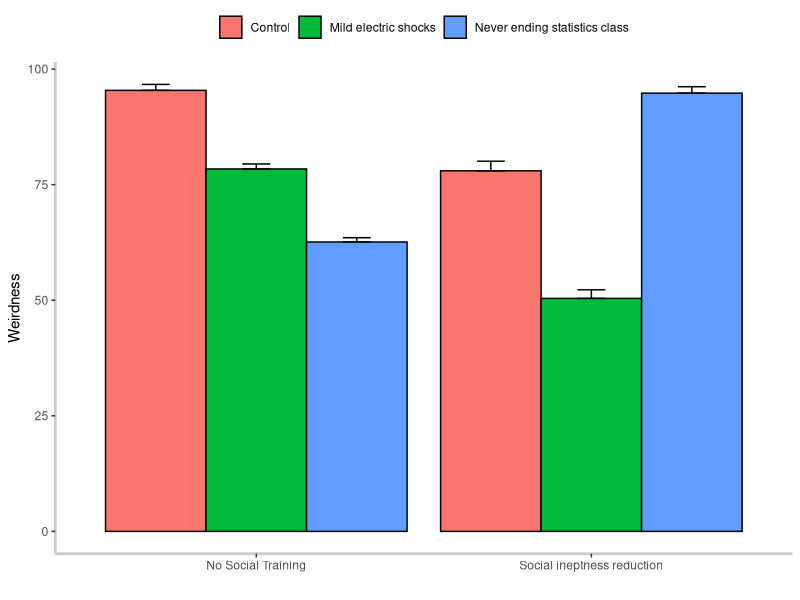

This chart was generated by the following R code:

# Load necessary packages
library(ggplot2)  
library(afex) 
library(dplyr)    
library(emmeans)

################################
######## Readin data ##########
################################

setwd("/Users/rachel/Box\ Sync/R\ Coursework/Class14")
DataSet<-read.csv("PracticeData.csv", sep = ",")

DataSet$Training <- factor(DataSet$training, 
                      levels=c(1,2), 
                      labels=c("No Social Training","Social ineptness reduction"))

DataSet$Emotional <- factor(DataSet$Emotional, 
                      levels=c(1,2,3), 
                      labels=c("Control","Mild electric shocks","Never ending statistics class"))

################################
######## Descriptives ##########
################################
Sum.Table<-DataSet %>% 
  group_by(Training,Emotional)  %>% 
        summarize(n = n(),
                 Means = mean(DV),
                 SD = sd(DV),
                 SEM = SD/n^.5)

Sum.Table

################################
############# Plot ############# 
################################

Plot.1<-ggplot(Sum.Table, aes(x = Training, y = Means, group=Emotional, fill=Emotional))+
  geom_bar(stat='identity',position="dodge", color='black')+
  geom_errorbar(aes(ymax = Means + SEM, ymin= Means), 
                position=position_dodge(width=0.9), width=0.25)+
  xlab('')+
  ylab('Weirdness')+
  theme_bw()+
  theme(panel.grid.major=element_blank(),
        panel.grid.minor=element_blank(),
        panel.border = element_rect(fill = NA, colour = "NA"),
        axis.line = element_line(size = 1, colour = "grey80"),
        legend.position = "top",
        legend.title = element_blank())
Plot.1

################################
############# ANOVA ############ 
################################
Nice.Table<-aov_car(DV~Emotional*Training + Error(SubjectID), 
                       data=DataSet)
Nice.Table

################################
######### Follow-up ############ 
################################
Simple.Effects.By.Type<-emmeans(Nice.Table, ~Training|Emotional)
Simple.Effects.By.Type




################################
###### Theory question ######### 
################################
Nice.Table2<-aov_car(DV~Emotional + Error(SubjectID), 
                    data=DataSet)
Nice.Table2
